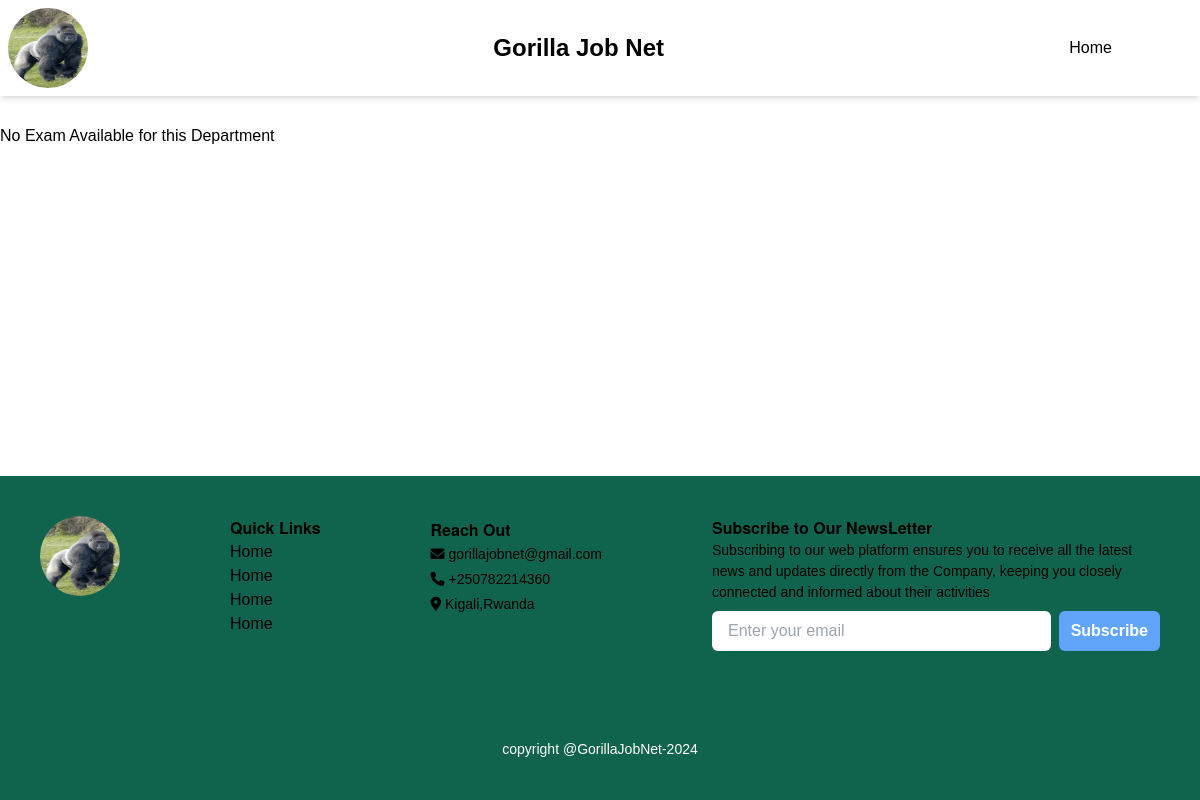
The app's page /exam/6a14bb7d-b610-4a52-837b-caec73879c29, older data.
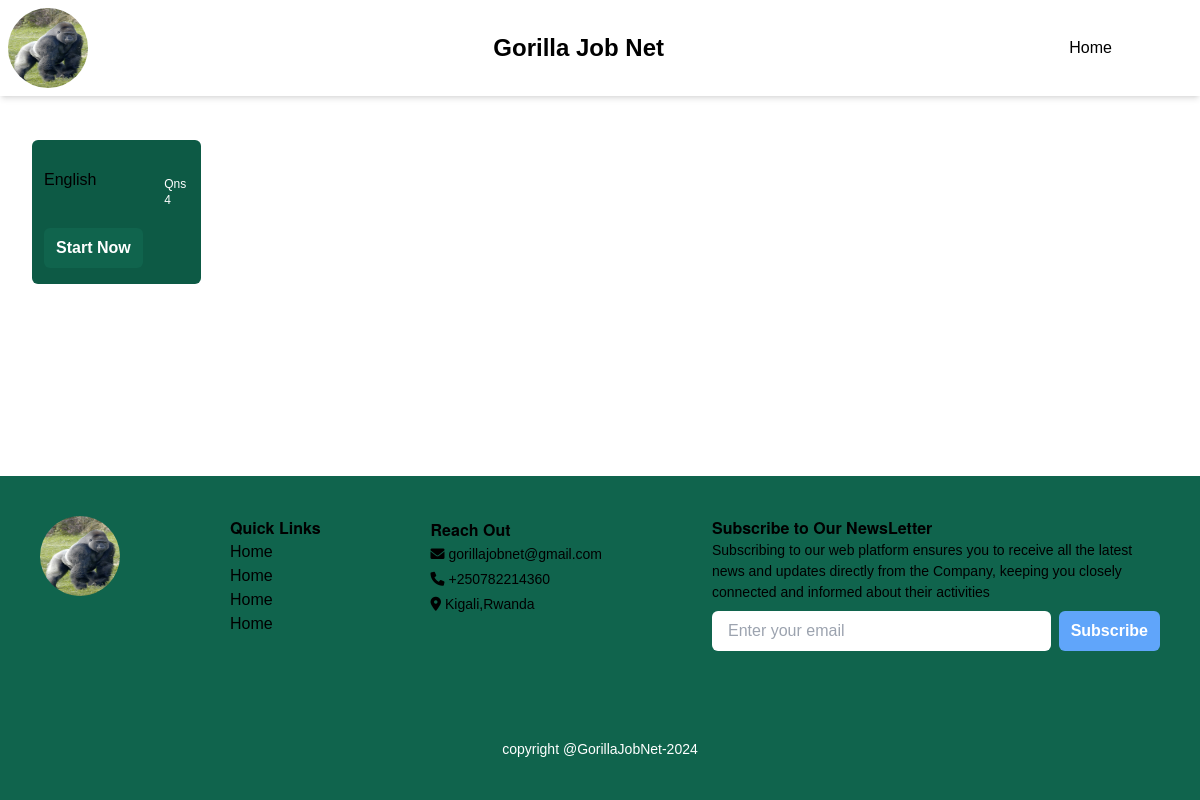
The same page, newer data.
### Quiz/models.py (models this page shows, shortened)
class Quiz(models.Model):
    id=models.UUIDField(primary_key=True,default=uuid.uuid4,editable=False)
    name=models.CharField(max_length=255)
    faculty=models.ForeignKey(Faculties,on_delete=models.CASCADE)
    number_of_questions=models.IntegerField(default=0)
    time=models.IntegerField(default=1,verbose_name='Duration of Quiz')
    required_score_to_pass=models.IntegerField()
    created_at=models.DateTimeField(default=timezone.now)
    class Meta:
        verbose_name_plural ='Quizes'

### Quiz/views.py (the view)
# urls.py: path("<uuid:pk>",FaculityQuizes,name='faculty_quizes'),
def FaculityQuizes(request,pk):
    quizes=Quiz.objects.filter(faculty=pk)
    context={"quizes":quizes}
    return render(request, 'Quizes.html',context)

### Quiz/templates/Quizes.html (shortened to what this page needs)
{% extends 'tailwindbase.html' %} {% load static %} {% block content %} <br />
{% if quizes %}
<div class="grid md:grid-cols-6 gap-3 md:gap-6 my-4 items-center px-8">
  {% for quiz in quizes %}
  <div id="faculity" class="rounded-md py-4 px-3 relative">
    <div class="my-3 flex flex-col md:flex-row justify-between">
      <a href="{% url 'quiz_questions' quiz.id %}" class="">{{ quiz.name }}</a>
      <p class="text-xs text-white right-2 bottom-2 my-2 max-w-[20%] px-1">
        Qns {{quiz.number_of_questions }}
      </p>
    </div>
    <button
      class="start-button px-3 py-2 rounded-md bg-[#10644D] text-white font-bold"
      data-quiz-id="{{ quiz.id }}"
      data-quiz-name="{{ quiz.name }}"
      data-quiz-questions="{{ quiz.number_of_questions }}"
    >
      Start Now
    </button>
  </div>
  {% endfor %}
</div>
{% else %}
<div>No Exam Available for this Department</div>
{% endif %}
{% endblock content %}

### GorillaJobNet/templates/tailwindbase.html (shortened to what this page needs)
{% load static %}
<!DOCTYPE html>
<html lang="en">
  <head>
    <link rel="stylesheet" href="{% static 'Css/Style.css' %}" />
    <link
      rel="stylesheet"
      href="https://cdnjs.cloudflare.com/ajax/libs/font-awesome/6.0.0-beta3/css/all.min.css"
    />
    <script src="https://cdn.tailwindcss.com"></script>
  </head>
  <body class="">
    <div class="hidden md:block md:flex md:flex-row shadow-b-black shadow-md mb-1 py-2 justify-between px-2 items-center">
        <a href="{% url 'homepage' %}">
          <img
            src="{% static 'images/logo.jpg' %}"
            alt=""
            class="w-20 h-20 rounded-full"
          />
        </a>
        <div><h1 class="text-2xl font-bold">Gorilla Job Net</h1></div>
        <div class="flex flex-row items-center mr-20">
          <a href="{% url 'homepage' %}">Home</a>
        </div>
      </div>
    <div class="content">
        {% block content %}
    {% endblock content %}
    </div>
    {% include "tailwindfooter.html" %}
  </body>
</html>

### GorillaJobNet/templates/TailwindFooter.html
{% load static %}
<div class="hidden md:flex flex-row justify-between px-10 footer">
  <div>
    <img
      src="{% static 'images/logo.jpg' %}"
      alt=""
      class="w-20 h-20 rounded-full"
    />
  </div>
  <div class="flex flex-col">
    <h1>Quick Links</h1>
    <ul class="flex flex-row gap-x-2 md:flex-col">
      <li class="nav-link List-group-item col">
        <a href="" class="nav-link">Home</a>
      </li>
      <li class="nav-link col">
        <a href="" class="nav-link">Home</a>
      </li>
      <li class="nav-link col">
        <a href="" class="nav-link">Home</a>
      </li>
      <li class="nav-link col">
        <a href="" class="nav-link">Home</a>
      </li>
    </ul>
  </div>
  <div>
    <h1 class="text-xl font-bold">Reach Out</h1>
    <div>
      <ul class="list-none flex flex-col gap-1">
        <li class="flex flex-row items-center gap-x-1">
          <p><i class="fa-solid fa-envelope"></i></p>
          <p>gorillajobnet@gmail.com</p>
        </li>
        <li class="flex flex-row items-center gap-x-1">
          <p><i class="fa-solid fa-phone"></i></p>
          <p>+250782214360</p>
        </li>
        <li class="flex flex-row items-center gap-x-1">
          <p><i class="fa-solid fa-location-dot"></i></p>
          <p>Kigali,Rwanda</p>
        </li>
      </ul>
    </div>
  </div>
  <div class="max-w-[40%]">
    <h1>Subscribe to Our NewsLetter</h1>
    <p>
      Subscribing to our web platform ensures you to receive all the latest news
      and updates directly from the Company, keeping you closely connected and
      informed about their activities
    </p>
    <form action="" method="" class="w-[100%] my-2 flex flex-row gap-x-2">
      <input
        type="text"
        name="email"
        class="w-[80%] py-2 rounded-md px-4 bg-white"
        placeholder="Enter your email"
      />
      <button
        type="submit"
        class="text-white bg-blue-400 py-2 px-3 rounded-md font-bold"
      >
        Subscribe
      </button>
    </form>
  </div>
</div>
<div class="footer flex flex-col bg-[#10644D] text-white items-center">
  <p class="text-white text-center">copyright @GorillaJobNet-2024</p>
</div>

### GorillaJobNet/static/Css/Style.css (style rules this page uses)
html,body { font-family: Arial, sans-serif; font-size: 16px; line-height: 1.5; height: 100%; }
body { display: flex; flex-direction: column; }
input { border: none; }
.content { flex: 1; }
.footer { background-color:#10644D ; padding: 40px 10px; display: flex; flex-direction: row; overflow-x: hidden; }
.footer p { font-size: 14px; font-family: "DM Sans", sans-serif; font-weight: regular; }
.footer h1 { font-size: 16px; font-family: "DM sans", "Helvetica Neue",sans-serif; font-weight: bolder; }
@media screen and (min-width: 768px) { .footer { flex-direction: row; } }
#faculity { background-color: #333; background-image: radial-gradient(circle, rgba(13,90,69,1) 91%, rgba(13,90,69,1) 100%),url('../images/bg_faculity.png'); background-repeat: no-repeat; background-size: cover; }

Row changes from the older to the newer data that the page shows:
added Quiz: name "English", number_of_questions "4"
Text that changed along with them:
text no longer shown: "No Exam Available for this Department"
